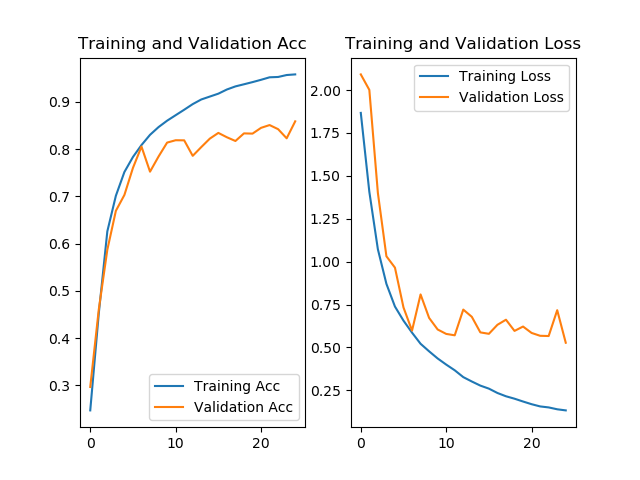

This figure's Python source:
# noinspection PyUnresolvedReferences
import tensorflow as tf
import numpy as np
import os
# noinspection PyUnresolvedReferences
from tensorflow.keras.layers import Conv2D,BatchNormalization,Activation,MaxPool2D,Dropout,Flatten,Dense
# noinspection PyUnresolvedReferences
from tensorflow.keras import Model
from matplotlib import pyplot as plt

'''
解决cudnn无法加载，动态分配显卡内存
'''
# noinspection PyUnresolvedReferences
from tensorflow.compat.v1 import ConfigProto
# noinspection PyUnresolvedReferences
from tensorflow.compat.v1 import InteractiveSession

config = ConfigProto()
config.gpu_options.allow_growth = True
session = InteractiveSession(config=config)

np.set_printoptions(threshold=np.inf)

cifar10 = tf.keras.datasets.cifar10
(x_train,y_train),(x_test,y_test) = cifar10.load_data()
x_train,x_test = x_train/225.0,x_test/255.0

class VGGNet(Model):
    def __init__(self):
        super(VGGNet,self).__init__()
        self.c1 = Conv2D(filters = 64,kernel_size = (3,3),padding = "same")
        self.b1 = BatchNormalization()
        self.a1 = Activation("relu")

        self.c2 = Conv2D(filters = 64,kernel_size = (3,3),padding = "same")
        self.b2 = BatchNormalization()
        self.a2 = Activation("relu")
        self.p2 = MaxPool2D(pool_size = (2,2),strides = 2)
        self.d2 = Dropout(0.2)

        self.c3 = Conv2D(filters = 128,kernel_size = (3,3),padding = "same")
        self.b3 = BatchNormalization()
        self.a3 = Activation("relu")

        self.c4 = Conv2D(filters = 128,kernel_size = (3,3),padding = "same")
        self.b4 = BatchNormalization()
        self.a4 = Activation("relu")
        self.p4 = MaxPool2D(pool_size = (2,2),strides = 2)
        self.d4 = Dropout(0.2)

        self.c5 = Conv2D(filters = 256,kernel_size = (3,3),padding = "same")
        self.b5 = BatchNormalization()
        self.a5 = Activation("relu")

        self.c6 = Conv2D(filters=256, kernel_size=(3, 3), padding="same")
        self.b6 = BatchNormalization()
        self.a6 = Activation("relu")

        self.c7 = Conv2D(filters=128, kernel_size=(3, 3), padding="same")
        self.b7 = BatchNormalization()
        self.a7 = Activation("relu")
        self.p7 = MaxPool2D(pool_size=(2, 2), strides=2)
        self.d7 = Dropout(0.2)

        self.c8 = Conv2D(filters=512, kernel_size=(3, 3), padding="same")
        self.b8 = BatchNormalization()
        self.a8 = Activation("relu")

        self.c9 = Conv2D(filters=512, kernel_size=(3, 3), padding="same")
        self.b9 = BatchNormalization()
        self.a9 = Activation("relu")

        self.c10 = Conv2D(filters=512, kernel_size=(3, 3), padding="same")
        self.b10 = BatchNormalization()
        self.a10 = Activation("relu")
        self.p10 = MaxPool2D(pool_size=(2, 2), strides=2)
        self.d10 = Dropout(0.2)

        self.c11 = Conv2D(filters=512, kernel_size=(3, 3), padding="same")
        self.b11 = BatchNormalization()
        self.a11 = Activation("relu")

        self.c12 = Conv2D(filters=512, kernel_size=(3, 3), padding="same")
        self.b12 = BatchNormalization()
        self.a12 = Activation("relu")

        self.c13 = Conv2D(filters=512, kernel_size=(3, 3), padding="same")
        self.b13 = BatchNormalization()
        self.a13 = Activation("relu")
        self.p13 = MaxPool2D(pool_size=(2, 2), strides=2)
        self.d13 = Dropout(0.2)

        self.flatten = Flatten()
        self.f14 = Dense(512,activation = "relu")
        self.d14 = Dropout(0.2)
        self.f15 = Dense(512,activation = "relu")
        self.d15 = Dropout(0.2)
        self.f16 = Dense(10,activation = "softmax")

    def call(self,x):
        x = self.c1(x)
        x = self.b1(x)
        x = self.a1(x)

        x = self.c2(x)
        x = self.b2(x)
        x = self.a2(x)
        x = self.p2(x)
        x = self.d2(x)

        x = self.c3(x)
        x = self.b3(x)
        x = self.a3(x)

        x = self.c4(x)
        x = self.b4(x)
        x = self.a4(x)
        x = self.p4(x)
        x = self.d4(x)

        x = self.c5(x)
        x = self.b5(x)
        x = self.a5(x)

        x = self.c6(x)
        x = self.b6(x)
        x = self.a6(x)

        x = self.c7(x)
        x = self.b7(x)
        x = self.a7(x)
        x = self.p7(x)
        x = self.d7(x)

        x = self.c8(x)
        x = self.b8(x)
        x = self.a8(x)

        x = self.c9(x)
        x = self.b9(x)
        x = self.a9(x)

        x = self.c10(x)
        x = self.b10(x)
        x = self.a10(x)
        x = self.p10(x)
        x = self.d10(x)

        x = self.c11(x)
        x = self.b11(x)
        x = self.a11(x)

        x = self.c12(x)
        x = self.b12(x)
        x = self.a12(x)

        x = self.c13(x)
        x = self.b13(x)
        x = self.a13(x)
        x = self.p13(x)
        x = self.d13(x)

        x = self.flatten(x)
        x = self.f14(x)
        x = self.d14(x)
        x = self.f15(x)
        x = self.d15(x)
        y = self.f16(x)

        return y

model = VGGNet()

model.compile(
    optimizer = "adam",
    loss = tf.keras.losses.SparseCategoricalCrossentropy(from_logits = False),
    metrics = ["sparse_categorical_accuracy"]
)

#断点续训
checkpoint_save_path = "./checkpoint_VGGNet/VGGNet.ckpt"
if os.path.exists(checkpoint_save_path):
    print("-------------------Load VGGNet Model---------------------")
    model.load_weights(checkpoint_save_path)

cp_callbacks = tf.keras.callbacks.ModelCheckpoint(
    filepath = checkpoint_save_path,
    save_weights_only = True,
    save_best_only = True
)

history = model.fit(
    x_train,y_train,batch_size = 128,epochs = 25,validation_data = (x_test,y_test),
    validation_freq = 1,callbacks = [cp_callbacks]
)

model.summary()

file = open("./cifar10_VGGNet.txt","w")
for v in model.trainable_variables:
    file.write(str(v.name)+"\n")
    file.write(str(v.shape)+"\n")
    file.write(str(v.numpy())+"\n")
file.close()

#取acc  loss
acc = history.history["sparse_categorical_accuracy"]
val_acc = history.history["val_sparse_categorical_accuracy"]
loss = history.history["loss"]
val_loss = history.history["val_loss"]

plt.subplot(1,2,1)
plt.plot(acc,label = "Training Acc")
plt.plot(val_acc,label = "Validation Acc")
plt.title("Training and Validation Acc")
plt.legend()

plt.subplot(1,2,2)
plt.plot(loss,label = "Training Loss")
plt.plot(val_loss,label = "Validation Loss")
plt.title("Training and Validation Loss")
plt.legend()

plt.savefig("./VGGNet_two")
